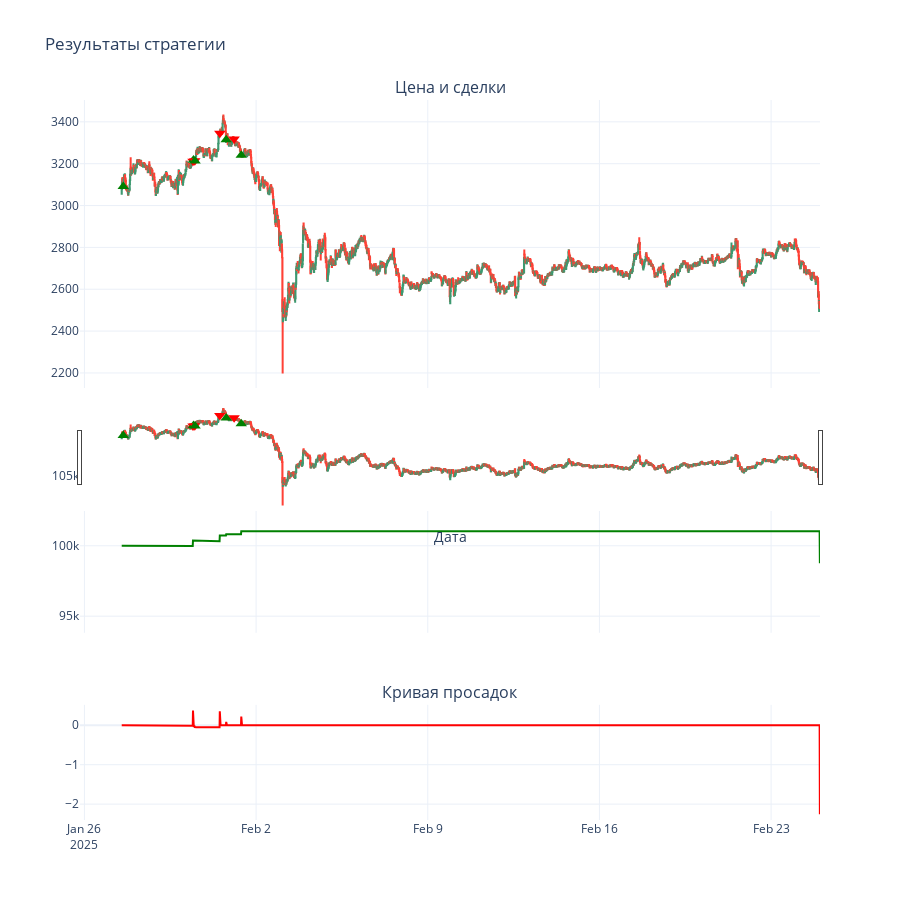

The notebook cell saved with this chart:
### Code cell
bt = StrategyTester(X_trade_signal, initial_balance=100000, position_size=0.1)

# Запускаем бэктест
bt.run()
stats = bt.calculate_stats()
StrategyTester.display_stats(stats)

bt.plot()

### Figure 1 — Plotly figure (JSON) as saved in the notebook; plotly's stock layout.template omitted (floating-point values rounded to 4 significant figures; data arrays with more than 128 entries replaced by an {"elided": "..."} marker saying what was removed)
{"data": [{"close": {"elided": "2734 float values"}, "high": {"elided": "2734 float values"}, "low": {"elided": "2734 float values"}, "name": "Цена", "open": {"elided": "2734 float values"}, "type": "candlestick", "x": {"elided": "2734 str values"}, "xaxis": "x", "yaxis": "y"}, {"marker": {"color": "green", "size": 10, "symbol": "triangle-up"}, "mode": "markers", "name": "Сделка", "type": "scatter", "x": ["2025-01-27T14:00:00+00:00"], "xaxis": "x", "y": [3091.0], "yaxis": "y"}, {"marker": {"color": "red", "size": 10, "symbol": "triangle-down"}, "mode": "markers", "name": "Сделка", "type": "scatter", "x": ["2025-01-30T10:15:00+00:00"], "xaxis": "x", "y": [3212.0], "yaxis": "y"}, {"marker": {"color": "green", "size": 10, "symbol": "triangle-up"}, "mode": "markers", "name": "Сделка", "type": "scatter", "x": ["2025-01-30T10:45:00+00:00"], "xaxis": "x", "y": [3218.0], "yaxis": "y"}, {"marker": {"color": "red", "size": 10, "symbol": "triangle-down"}, "mode": "markers", "name": "Сделка", "type": "scatter", "x": ["2025-01-30T12:00:00+00:00"], "xaxis": "x", "y": [3214.0], "yaxis": "y"}, {"marker": {"color": "green", "size": 10, "symbol": "triangle-up"}, "mode": "markers", "name": "Сделка", "type": "scatter", "x": ["2025-01-30T12:15:00+00:00"], "xaxis": "x", "y": [3212.0], "yaxis": "y"}, {"marker": {"color": "red", "size": 10, "symbol": "triangle-down"}, "mode": "markers", "name": "Сделка", "type": "scatter", "x": ["2025-01-31T12:30:00+00:00"], "xaxis": "x", "y": [3346.0], "yaxis": "y"}, {"marker": {"color": "green", "size": 10, "symbol": "triangle-up"}, "mode": "markers", "name": "Сделка", "type": "scatter", "x": ["2025-01-31T18:45:00+00:00"], "xaxis": "x", "y": [3314.0], "yaxis": "y"}, {"marker": {"color": "red", "size": 10, "symbol": "triangle-down"}, "mode": "markers", "name": "Сделка", "type": "scatter", "x": ["2025-02-01T02:30:00+00:00"], "xaxis": "x", "y": [3317.0], "yaxis": "y"}, {"marker": {"color": "green", "size": 10, "symbol": "triangle-up"}, "mode": "markers", "name": "Сделка", "type": "scatter", "x": ["2025-02-01T09:30:00+00:00"], "xaxis": "x", "y": [3241.0], "yaxis": "y"}, {"line": {"color": "green", "width": 2}, "mode": "lines", "name": "Капитал", "type": "scatter", "x": {"elided": "2734 str values"}, "xaxis": "x2", "y": {"elided": "2734 float values"}, "yaxis": "y2"}, {"line": {"color": "red", "width": 2}, "mode": "lines", "name": "Просадка", "type": "scatter", "x": {"elided": "2734 str values"}, "xaxis": "x3", "y": {"elided": "2734 float values"}, "yaxis": "y3"}], "layout": {"annotations": [{"font": {"size": 16}, "showarrow": false, "text": "Цена и сделки", "x": 0.5, "xanchor": "center", "xref": "paper", "y": 1, "yanchor": "bottom", "yref": "paper"}, {"font": {"size": 16}, "showarrow": false, "text": "Кривая капитала", "x": 0.5, "xanchor": "center", "xref": "paper", "y": 0.5, "yanchor": "bottom", "yref": "paper"}, {"font": {"size": 16}, "showarrow": false, "text": "Кривая просадок", "x": 0.5, "xanchor": "center", "xref": "paper", "y": 0.16, "yanchor": "bottom", "yref": "paper"}], "height": 900, "showlegend": false, "title": {"text": "Результаты стратегии"}, "xaxis": {"anchor": "y", "domain": [0, 1], "matches": "x3", "showticklabels": false, "title": {"text": "Дата"}}, "xaxis2": {"anchor": "y2", "domain": [0, 1], "matches": "x3", "showticklabels": false}, "xaxis3": {"anchor": "y3", "domain": [0, 1]}, "yaxis": {"anchor": "x", "domain": [0.6, 1]}, "yaxis2": {"anchor": "x2", "domain": [0.26, 0.5], "range": [93820.0, 106100.0]}, "yaxis3": {"anchor": "x3", "domain": [0, 0.16]}}}
